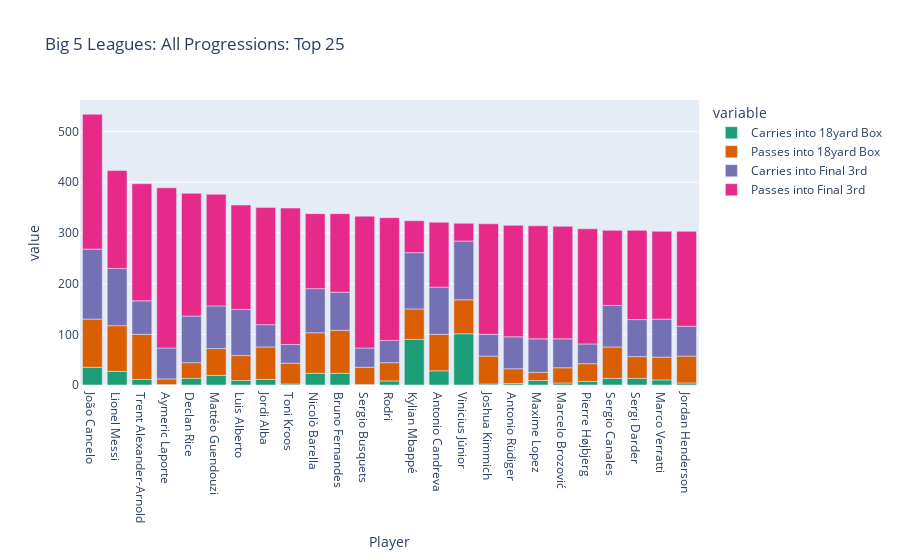

Here is the notebook cell this chart was saved with:
### Markdown cell above
## The best progressors all over the place

Let's combine the progression metrics for the final third and the 18 yard box to see which players progress the ball the most often. There are a few insights clear from the below graph.

Firstly, the era of the fullback has truly begun, with João Cancelo and Trent Alexander-Arnold both providing excellent progression for their sides. We can see clearly that, despite the criticism he has received, Messi still has it. Declan Rice justifies the gigantic price tag West Ham have placed on him through his progression output this season. 

Vinícius Júnior's progression output is so similar to Mbappé's that it seems hilarious that Real Madrid wanted both of them at their club (the management at every elite club in Europe must be grateful that Mbappé to Madrid never materialised!).

### Code cell
progtot_df = pd.merge(box18_df, final3rd_df)
progtot_df['progtot'] = progtot_df['Carry18'] + progtot_df['Pass18'] + progtot_df['Pass3rd'] + progtot_df['Carry3rd']
progtot_df.sort_values(by=['progtot'], inplace=True, ascending=False)
progtot25_df = progtot_df.head(25)
progtot25_df['Progressions p90'] = progtot25_df['progtot'] / progtot25_df['90s']
progtot25_df['Progressions p90'] = progtot25_df['Progressions p90'].round(decimals = 3)
progtot25_df.rename(columns = {'Carry18':'Carries into 18yard Box', 'Pass18':'Passes into 18yard Box', 'Pass3rd':'Passes into Final 3rd','Carry3rd':'Carries into Final 3rd'}, inplace = True)
fig = px.bar(progtot25_df, x="Player", y=["Carries into 18yard Box", "Passes into 18yard Box", "Carries into Final 3rd", "Passes into Final 3rd"], hover_data=['Progressions p90'], color_discrete_sequence=px.colors.qualitative.Dark2, title="Big 5 Leagues: All Progressions: Top 25")
fig.show()

### Figure 1 — Plotly figure (JSON) as saved in the notebook; plotly's stock layout.template omitted (floating-point values rounded to 4 significant figures)
{"data": [{"alignmentgroup": "True", "customdata": [[14.88], [17.7], [12.52], [12.39], [10.71], [10.74], [13.6], [11.9], [14.91], [10.43], [9.769], [9.38], [10.31], [9.643], [9.251], [10.67], [11.56], [9.347], [9.632], [9.601], [8.676], [9.839], [8.79], [14.09], [10.48]], "hovertemplate": "variable=Carries into 18yard Box<br>Player=%{x}<br>value=%{y}<br>Progressions p90=%{customdata[0]}<extra></extra>", "legendgroup": "Carries into 18yard Box", "marker": {"color": "rgb(27,158,119)", "pattern": {"shape": ""}}, "name": "Carries into 18yard Box", "offsetgroup": "Carries into 18yard Box", "orientation": "v", "showlegend": true, "textposition": "auto", "type": "bar", "x": ["João Cancelo", "Lionel Messi", "Trent Alexander-Arnold", "Aymeric Laporte", "Declan Rice", "Mattéo Guendouzi", "Luis Alberto", "Jordi Alba", "Toni Kroos", "Nicolò Barella", "Bruno Fernandes", "Sergio Busquets", "Rodri", "Kylian Mbappé", "Antonio Candreva", "Vinicius Júnior", "Joshua Kimmich", "Antonio Rüdiger", "Maxime Lopez", "Marcelo Brozović", "Pierre Højbjerg", "Sergio Canales", "Sergi Darder", "Marco Verratti", "Jordan Henderson"], "xaxis": "x", "y": [35, 27, 11, 1, 13, 19, 9, 11, 2, 23, 23, 1, 8, 90, 28, 101, 2, 3, 9, 4, 7, 13, 13, 10, 4], "yaxis": "y"}, {"alignmentgroup": "True", "customdata": [[14.88], [17.7], [12.52], [12.39], [10.71], [10.74], [13.6], [11.9], [14.91], [10.43], [9.769], [9.38], [10.31], [9.643], [9.251], [10.67], [11.56], [9.347], [9.632], [9.601], [8.676], [9.839], [8.79], [14.09], [10.48]], "hovertemplate": "variable=Passes into 18yard Box<br>Player=%{x}<br>value=%{y}<br>Progressions p90=%{customdata[0]}<extra></extra>", "legendgroup": "Passes into 18yard Box", "marker": {"color": "rgb(217,95,2)", "pattern": {"shape": ""}}, "name": "Passes into 18yard Box", "offsetgroup": "Passes into 18yard Box", "orientation": "v", "showlegend": true, "textposition": "auto", "type": "bar", "x": ["João Cancelo", "Lionel Messi", "Trent Alexander-Arnold", "Aymeric Laporte", "Declan Rice", "Mattéo Guendouzi", "Luis Alberto", "Jordi Alba", "Toni Kroos", "Nicolò Barella", "Bruno Fernandes", "Sergio Busquets", "Rodri", "Kylian Mbappé", "Antonio Candreva", "Vinicius Júnior", "Joshua Kimmich", "Antonio Rüdiger", "Maxime Lopez", "Marcelo Brozović", "Pierre Højbjerg", "Sergio Canales", "Sergi Darder", "Marco Verratti", "Jordan Henderson"], "xaxis": "x", "y": [95, 90, 89, 11, 31, 53, 49, 64, 41, 80, 85, 34, 36, 60, 72, 67, 55, 29, 16, 30, 35, 62, 43, 45, 53], "yaxis": "y"}, {"alignmentgroup": "True", "customdata": [[14.88], [17.7], [12.52], [12.39], [10.71], [10.74], [13.6], [11.9], [14.91], [10.43], [9.769], [9.38], [10.31], [9.643], [9.251], [10.67], [11.56], [9.347], [9.632], [9.601], [8.676], [9.839], [8.79], [14.09], [10.48]], "hovertemplate": "variable=Carries into Final 3rd<br>Player=%{x}<br>value=%{y}<br>Progressions p90=%{customdata[0]}<extra></extra>", "legendgroup": "Carries into Final 3rd", "marker": {"color": "rgb(117,112,179)", "pattern": {"shape": ""}}, "name": "Carries into Final 3rd", "offsetgroup": "Carries into Final 3rd", "orientation": "v", "showlegend": true, "textposition": "auto", "type": "bar", "x": ["João Cancelo", "Lionel Messi", "Trent Alexander-Arnold", "Aymeric Laporte", "Declan Rice", "Mattéo Guendouzi", "Luis Alberto", "Jordi Alba", "Toni Kroos", "Nicolò Barella", "Bruno Fernandes", "Sergio Busquets", "Rodri", "Kylian Mbappé", "Antonio Candreva", "Vinicius Júnior", "Joshua Kimmich", "Antonio Rüdiger", "Maxime Lopez", "Marcelo Brozović", "Pierre Højbjerg", "Sergio Canales", "Sergi Darder", "Marco Verratti", "Jordan Henderson"], "xaxis": "x", "y": [138, 113, 66, 61, 92, 84, 91, 44, 37, 87, 75, 38, 44, 111, 93, 116, 43, 63, 66, 57, 39, 82, 73, 75, 59], "yaxis": "y"}, {"alignmentgroup": "True", "customdata": [[14.88], [17.7], [12.52], [12.39], [10.71], [10.74], [13.6], [11.9], [14.91], [10.43], [9.769], [9.38], [10.31], [9.643], [9.251], [10.67], [11.56], [9.347], [9.632], [9.601], [8.676], [9.839], [8.79], [14.09], [10.48]], "hovertemplate": "variable=Passes into Final 3rd<br>Player=%{x}<br>value=%{y}<br>Progressions p90=%{customdata[0]}<extra></extra>", "legendgroup": "Passes into Final 3rd", "marker": {"color": "rgb(231,41,138)", "pattern": {"shape": ""}}, "name": "Passes into Final 3rd", "offsetgroup": "Passes into Final 3rd", "orientation": "v", "showlegend": true, "textposition": "auto", "type": "bar", "x": ["João Cancelo", "Lionel Messi", "Trent Alexander-Arnold", "Aymeric Laporte", "Declan Rice", "Mattéo Guendouzi", "Luis Alberto", "Jordi Alba", "Toni Kroos", "Nicolò Barella", "Bruno Fernandes", "Sergio Busquets", "Rodri", "Kylian Mbappé", "Antonio Candreva", "Vinicius Júnior", "Joshua Kimmich", "Antonio Rüdiger", "Maxime Lopez", "Marcelo Brozović", "Pierre Højbjerg", "Sergio Canales", "Sergi Darder", "Marco Verratti", "Jordan Henderson"], "xaxis": "x", "y": [266, 193, 231, 316, 242, 220, 206, 231, 269, 148, 155, 260, 242, 63, 128, 35, 218, 220, 223, 222, 227, 148, 176, 173, 187], "yaxis": "y"}], "layout": {"barmode": "relative", "legend": {"title": {"text": "variable"}, "tracegroupgap": 0}, "title": {"text": "Big 5 Leagues: All Progressions: Top 25"}, "xaxis": {"anchor": "y", "domain": [0, 1], "title": {"text": "Player"}}, "yaxis": {"anchor": "x", "domain": [0, 1], "title": {"text": "value"}}}}
